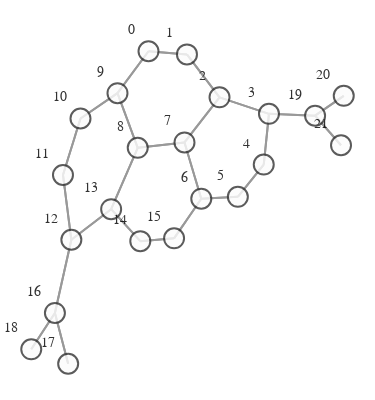

Write notebook code for a chart like this one.
### Markdown cell above
#  **GRAPH VISUALIZATION EXAMPLE**

### Code cell
import networkx as nx
from visualize import GraphVisualization

def create_graph(graph):
    g = to_networkx(graph)
    pos = nx.spring_layout(g)
    vis = GraphVisualization(
        g,
        pos,
        node_text_position="top left",
        node_size=20,
    )
    fig = vis.create_figure()
    return fig


fig = create_graph(dataset[0])
fig.show()

### Figure 1 — Plotly figure (JSON) as saved in the notebook; plotly's stock layout.template omitted (floating-point values rounded to 4 significant figures; data arrays with more than 128 entries replaced by an {"elided": "..."} marker saying what was removed)
{"data": [{"hoverinfo": "none", "line": {"color": "#808080", "width": 2}, "mode": "lines", "opacity": 0.8, "type": "scatter", "x": {"elided": "150 float values"}, "y": {"elided": "150 float values"}}, {"hoverinfo": "text", "marker": {"color": "#fcfcfc", "colorbar": {"thickness": 15, "title": {"side": "right", "text": ""}, "xanchor": "left"}, "colorscale": [[0, "rgb(255,255,217)"], [0.125, "rgb(237,248,177)"], [0.25, "rgb(199,233,180)"], [0.375, "rgb(127,205,187)"], [0.5, "rgb(65,182,196)"], [0.625, "rgb(29,145,192)"], [0.75, "rgb(34,94,168)"], [0.875, "rgb(37,52,148)"], [1, "rgb(8,29,88)"]], "line": {"color": "#333333", "width": 2}, "reversescale": false, "showscale": false, "size": 20}, "mode": "markers+text", "opacity": 0.8, "text": ["0", "1", "2", "3", "4", "5", "6", "7", "8", "9", "10", "11", "12", "13", "14", "15", "16", "17", "18", "19", "20", "21"], "textfont": {"color": "#000000", "family": "Arial", "size": 14}, "textposition": "top left", "type": "scatter", "x": [-0.1299, 0.09267, 0.281, 0.5673, 0.537, 0.3871, 0.1755, 0.07832, -0.1923, -0.3095, -0.5236, -0.6249, -0.5765, -0.3461, -0.1775, 0.01802, -0.6716, -0.5949, -0.8086, 0.8341, 1, 0.9842], "y": [0.4215, 0.4109, 0.2654, 0.2094, 0.03776, -0.07158, -0.07801, 0.1126, 0.09431, 0.2795, 0.1937, 0.00233, -0.2171, -0.1135, -0.2217, -0.2122, -0.465, -0.6371, -0.5881, 0.2032, 0.2705, 0.1031]}], "layout": {"autosize": false, "height": 400, "hovermode": "closest", "margin": {"b": 5, "l": 0, "r": 0, "t": 20}, "paper_bgcolor": "rgba(255,255,255,255)", "plot_bgcolor": "rgba(0,0,0,0)", "scene": {"xaxis": {"autorange": true, "showgrid": false, "showline": false, "showticklabels": false, "ticks": "", "visible": false, "zeroline": false}, "yaxis": {"autorange": true, "showgrid": false, "showline": false, "showticklabels": false, "ticks": "", "visible": false, "zeroline": false}, "zaxis": {"autorange": true, "showgrid": false, "showline": false, "showticklabels": false, "ticks": "", "visible": false, "zeroline": false}}, "showlegend": false, "title": {"font": {"size": 16}, "text": ""}, "width": 375, "xaxis": {"autorange": true, "showgrid": false, "showline": false, "showticklabels": false, "ticks": "", "visible": false, "zeroline": false}, "yaxis": {"autorange": true, "showgrid": false, "showline": false, "showticklabels": false, "ticks": "", "visible": false, "zeroline": false}}}
